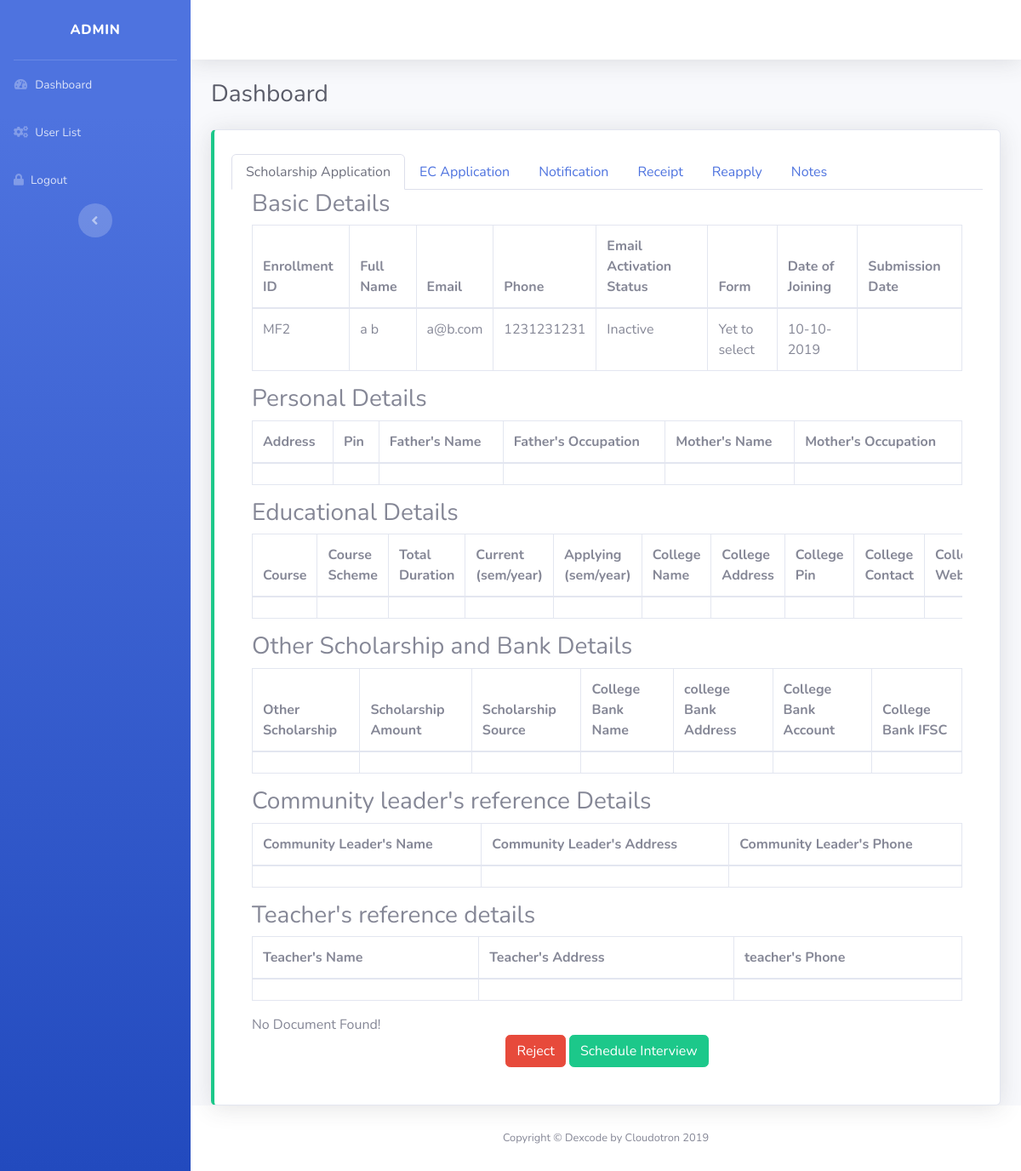
Screenshot of /admin/view-application.php?uid=2 (signed in) with the database file from the repository.
### tables this page shows
CREATE TABLE `user` (
  `uid` int(11) NOT NULL,
  `fname` varchar(255) DEFAULT NULL,
  `lname` varchar(255) DEFAULT NULL,
  `email` varchar(255) DEFAULT NULL,
  `phone` varchar(255) DEFAULT NULL,
  `pass` text,
  `status` varchar(255) DEFAULT NULL,
  `token` varchar(255) DEFAULT NULL,
  `uform` varchar(255) DEFAULT NULL,
  `phase` varchar(255) DEFAULT NULL,
  `lang` varchar(255) DEFAULT NULL,
  `sch_status` varchar(255) DEFAULT NULL,
  `ec_status` varchar(255) DEFAULT NULL,
  `reg_dt` varchar(255) DEFAULT NULL
);

### dexcode/loader.php (called while the page is built, shortened)
<?php
include_once 'core/database/database.php';
class loader {
    public function __construct() {
        $this->database = new database;
    }
}

### dexcode/core/database/database.php (called while the page is built, shortened)
<?php
class database extends report{
    private $con;
    private $error;
    public function __construct() {
        $this->error = new report;
        try{
            $this->con = mysqli_connect(DATABASE_SERVER,DATABASE_USERNAME,DATABASE_PASSWORD,DATABASE_NAME) or die("Error!");
        }catch (Exception $ex) {
            $this->error->show($ex->getMessage(),$ex->getCode(), $ex->getLine(), $ex->getFile(), $ex->getTraceAsString());
        }
    }
    public function select($table,$condition="",$limit="",$order="",$return=""){
        try{
            if($table == ""){
                throw new Exception("Table Null! Valid name expected");
            }else if($condition == "" && $limit == "" && $order == ""){
                $sql = "select * from $table";
            }else{
                $sql = "select * from $table where $condition $limit $order";
            }
            $result=mysqli_query($this->con,$sql);
            switch($return){
                case "":
                    return $result;
                break;
            }
        } catch (Exception $ex) {
            $this->error->show($ex->getMessage(),$ex->getCode(),$ex->getLine(),$ex->getFile(),$ex->getTraceAsString());
        }
    }
}
?>

### admin/view-application.php (the view, shortened to what this page needs)
<?php include_once("header.php");
include_once("script.php");
$script = new script;
?>
        <div class="container-fluid">
          <h1 class="h3 mb-4 text-gray-800">Dashboard</h1>
          <div class="row">
              <div class="col-md-12">
                <div class="card border-left-success shadow h-100 py-2">
                    <div class="card-body">
                        <ul class="nav nav-tabs">
                          <li class="nav-item">
                            <a class="nav-link active" data-toggle="tab" href="#home">Scholarship Application</a>
                          </li>
                          <li class="nav-item">
                            <a class="nav-link" data-toggle="tab" href="#menu1">EC Application</a>
                          </li>
                          <li class="nav-item">
                            <a class="nav-link" data-toggle="tab" href="#menu2">Notification</a>
                          </li>
                          <li class="nav-item">
                            <a class="nav-link" data-toggle="tab" href="#menu4">Receipt</a>
                          </li>
                          <li class="nav-item">
                            <a class="nav-link" data-toggle="tab" href="#menu5">Reapply</a>
                          </li>
                          <li class="nav-item">
                            <a class="nav-link" data-toggle="tab" href="#menu3">Notes</a>
                          </li>
                        </ul>
                        <div class="tab-content">
                          <div class="tab-pane container active" id="home">
                              <?php $script->getScholarshipData($_GET['uid']); ?>
                                <p align="center">
                                    <?php
                                        $n = $script->uinfo($_GET['uid']);
                                        switch($n['sch_status']){
                                            case "A": ?>
                                            <?php
                                            default: ?>
                                            <button type="button" class="btn btn-danger" data-toggle="modal" data-target="#exampleModal15">Reject</button>
                                                <button type="button" class="btn btn-success" data-toggle="modal" data-target="#exampleModal1">Schedule Interview</button>
                                           <?php break;
                                        }
                                        ?>
                                </p>
                            </div>
                        </div>
                    </div>
                </div>
              </div>
          </div>
        </div>
      </div>
<?php include_once("footer.php"); ?>

### admin/script.php (shortened to what this page needs)
<?php
include_once '../dexcode/loader.php';
class script extends loader{
    private $load;
    public function __construct(){
        $this->load = new loader();
    }
    public function putScholarship($uid,$ar){
        $ar = mysqli_fetch_array($ar);
        $sql = $this->load->database->select("user","uid='".$uid."'","","","");
        echo '<h3>Basic Details</h3>
                <div class="table-responsive">
                    <table class="table table-bordered">
                        <thead>
                            <tr>
                                <th>Enrollment ID</th>
                                <th>Full Name</th>
                                <th>Email</th>
                                <th>Phone</th>
                                <th>Email Activation Status</th>
                                <th>Form</th>
                                <th>Date of Joining</th>
                                <th>Submission Date</th>
                            </tr>
                        </thead>
                    ';
                    while($row = mysqli_fetch_assoc($sql)){
                        echo '<tr>';
                            echo '<td>MF'.$row['uid'].'</td>';
                            echo '<td>'.$row['fname'].' '.$row['lname'].'</td>';
                            echo '<td>'.$row['email'].'</td>';
                            echo '<td>'.$row['phone'].'</td>';
                            echo '<td>';
                            if($row['status'] == "I"){
                                echo "Inactive";
                            }else{
                                echo "Active";
                            }
                            echo '</td>';
                            echo '<td>';
                            if($row['uform'] == "1"){
                                echo "Scholarship";
                            }else if($row['uform'] == "2"){
                                echo "EC Form";
                            }else{
                                echo "Yet to select";
                            }
                            echo '</td>';
                            echo '<td>'.$row['reg_dt'].'</td>';
                            echo '<td>'.$ar['sub_date'].'</td>';
                        echo '</tr>';
                    }
        echo '      </table>
                </div>';
        echo '<h3>Personal Details</h3>
                <div class="table-responsive">
                    <table class="table table-bordered">
                        <thead>
                            <tr>
                                <th>Address</th>
                                <th>Pin</th>
                                <th>Father\'s Name</th>
                                <th>Father\'s Occupation</th>
                                <th>Mother\'s Name</th>
                                <th>Mother\'s Occupation</th>
                            </tr>
                        </thead>
                    ';
                        echo '<tr>';
                            echo '<td>'.$ar['addr'].'</td>';
                            echo '<td>'.$ar['pin'].'</td>';
                            echo '<td>'.$ar['fname'].'</td>';
                            echo '<td>'.$ar['foccu'].'</td>';
                            echo '<td>'.$ar['mname'].'</td>';
                            echo '<td>'.$ar['moccu'].'</td>';
                        echo '</tr>';
        echo '      </table>
                </div>';
        echo '<h3>Educational Details</h3>
                <div class="table-responsive">
                    <table class="table table-bordered">
                        <thead>
                            <tr>
                                <th>Course</th>
                                <th>Course Scheme</th>
                                <th>Total Duration</th>
                                <th>Current (sem/year)</th>
                                <th>Applying (sem/year)</th>
                                <th>College Name</th>
                                <th>College Address</th>
                                <th>College Pin</th>
                                <th>College Contact</th>
                                <th>College Website</th>
                            </tr>
                        </thead>
                    ';
                    echo '<tr>';
                            echo '<td>'.$ar['course'].'</td>';
                            echo '<td>'.$ar['course_scheme'].'</td>';
                            echo '<td>'.$ar['total_phase'].'</td>';
                            echo '<td>'.$ar['cur_phase'].'</td>';
                            echo '<td>'.$ar['apply_phase'].'</td>';
                            echo '<td>'.$ar['col_name'].'</td>';
                            echo '<td>'.$ar['col_add'].'</td>';
                            echo '<td>'.$ar['col_pin'].'</td>';
                            echo '<td>'.$ar['col_phone'].'</td>';
                            echo '<td>'.$ar['col_web'].'</td>';
                        echo '</tr>';
        echo '      </table>
                </div>';
        echo '<h3>Other Scholarship and Bank Details</h3>
                <div class="table-responsive">
                    <table class="table table-bordered">
                        <thead>
                            <tr>
                                <th>Other Scholarship</th>
                                <th>Scholarship Amount</th>
                                <th>Scholarship Source</th>
                                <th>College Bank Name</th>
                                <th>college Bank Address</th>
                                <th>College Bank Account</th>
                                <th>College Bank IFSC</th>
                            </tr>
                        </thead>
                    ';
                    echo '<tr>';
                            echo '<td>'.$ar['osch'].'</td>';
                            echo '<td>'.$ar['oamt'].'</td>';
                            echo '<td>'.$ar['osource'].'</td>';
                            echo '<td>'.$ar['bname'].'</td>';
                            echo '<td>'.$ar['badd'].'</td>';
                            echo '<td>'.$ar['bacc'].'</td>';
                            echo '<td>'.$ar['bifsc'].'</td>';
                        echo '</tr>';
        echo '      </table>
                </div>';
        echo '<h3>Community leader\'s reference Details</h3>
                <div class="table-responsive">
                    <table class="table table-bordered">
                        <thead>
                            <tr>
                                <th>Community Leader\'s Name</th>
                                <th>Community Leader\'s Address</th>
                                <th>Community Leader\'s Phone</th>
                            </tr>
                        </thead>
                    ';
                    echo '<tr>';
                            echo '<td>'.$ar['cname'].'</td>';
                            echo '<td>'.$ar['cadd'].'</td>';
                            echo '<td>'.$ar['cphone'].'</td>';
                        echo '</tr>';
        echo '      </table>
                </div>';
        echo '<h3>Teacher\'s reference details</h3>
                <div class="table-responsive">
                    <table class="table table-bordered">
                        <thead>
                            <tr>
                                <th>Teacher\'s Name</th>
                                <th>Teacher\'s Address</th>
                                <th>teacher\'s Phone</th>
                            </tr>
                        </thead>
                    ';
                    echo '<tr>';
                            echo '<td>'.$ar['tname'].'</td>';
                            echo '<td>'.$ar['tadd'].'</td>';
                            echo '<td>'.$ar['tphone'].'</td>';
                        echo '</tr>';
        echo '      </table>
                </div>';
    }
    public function putSchDoc($uid){
        $sql = $this->load->database->query("select doc_type,doc_name from doc where uid='".$uid."' and doc_type!='cm_file' and doc_type!='vo_file'","raw");
        $ar = array();
        $url = "http://cloudotron.com/projects/macwan-rebuilt/";
        $mr = array();
        $vo="";$cm="";
        $mr['cm']=$cm;$mr['vo']=$vo;
        if(mysqli_num_rows($sql)){
            echo '<h3>Uploaded Document details</h3>
                <div class="table-responsive">
                    <table class="table table-bordered">
                        <thead>
                            <tr>
                                <th>Document Type</th>
                                <th>Document Link</th>
                            </tr>
                        </thead>
                    ';
                    for($i=0;$i<count($ar);$i++){
                        echo '<tr>';
                            echo '<td>'.$this->TypeConverter($ar[$i]['doc_type']).'</td>';
                            echo '<td><a href="'.$url.'storage/'.$ar[$i]['doc_name'].'" class="btn btn-sm btn-info">Open Document</a></td>';
                        echo '</tr>';
                    }
                    echo '<tr>';
                            echo '<td>Achivement Documents</td>';
                            echo '<td>';
                            $a = explode(",",$mr['cm']);
                            for($j=0;$j<count($a);$j++){
                                echo $a[$j]." ";
                            }
                            echo '</td>';
                    echo '</tr>';
                    echo '<tr>';
                            echo '<td>Volunteering activity Documents</td>';
                            echo '<td>';
                            $a = explode(",",$mr['vo']);
                            for($j=0;$j<count($a);$j++){
                                echo $a[$j]." ";
                            }
                            echo '</td>';
                    echo '</tr>';
        echo '      </table>
                </div>';
        }else{
            echo "No Document Found!";
        }
    }
    public function getScholarshipData($uid){
        $sql = $this->load->database->select("user","","","","");
        $ar = mysqli_fetch_array($sql);
        if($ar['uform'] == "1"){
            $sql1 = $this->load->database->select("scholarship","uid='".$uid."'","","","");
            $this->putScholarship($uid,$sql1);
            $this->putSchDoc($uid);
        }
    }
    public function uinfo($uid){
        $sql = $this->load->database->select("user","uid='".$uid."'","","","");
        return mysqli_fetch_assoc($sql);
    }
}
?>

### rows the page displays
user: uid "2", fname "a", lname "b", email "a@b.com", phone "1231231231", status "Inactive", shows "Yet to select", reg_dt "10-10-2019"
